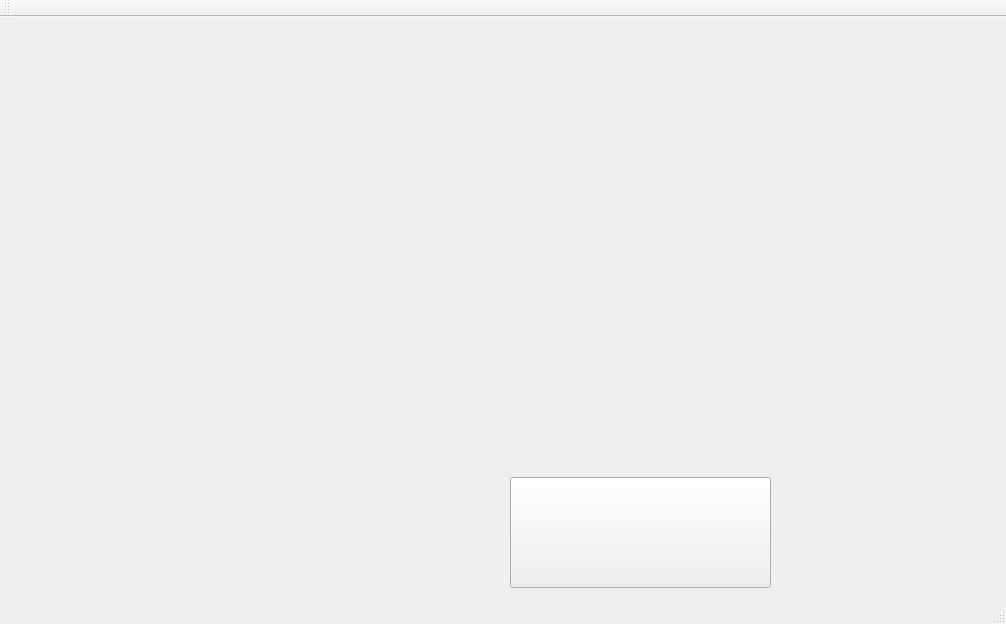
<?xml version="1.0" encoding="UTF-8"?>
<ui version="4.0">
 <class>MainWindow</class>
 <widget class="QMainWindow" name="MainWindow">
  <property name="geometry">
   <rect>
    <x>0</x>
    <y>0</y>
    <width>1006</width>
    <height>624</height>
   </rect>
  </property>
  <property name="windowTitle">
   <string>MainWindow</string>
  </property>
  <widget class="QWidget" name="centralWidget">
   <widget class="QPushButton" name="pushButton">
    <property name="geometry">
     <rect>
      <x>510</x>
      <y>460</y>
      <width>261</width>
      <height>111</height>
     </rect>
    </property>
    <property name="styleSheet">
     <string notr="true">border-image:url(:/images/start.png)</string>
    </property>
    <property name="text">
     <string/>
    </property>
   </widget>
  </widget>
  <widget class="QMenuBar" name="menuBar">
   <property name="geometry">
    <rect>
     <x>0</x>
     <y>0</y>
     <width>1006</width>
     <height>26</height>
    </rect>
   </property>
  </widget>
  <widget class="QToolBar" name="mainToolBar">
   <attribute name="toolBarArea">
    <enum>TopToolBarArea</enum>
   </attribute>
   <attribute name="toolBarBreak">
    <bool>false</bool>
   </attribute>
  </widget>
  <widget class="QStatusBar" name="statusBar"/>
 </widget>
 <layoutdefault spacing="6" margin="11"/>
 <resources/>
 <connections/>
</ui>
